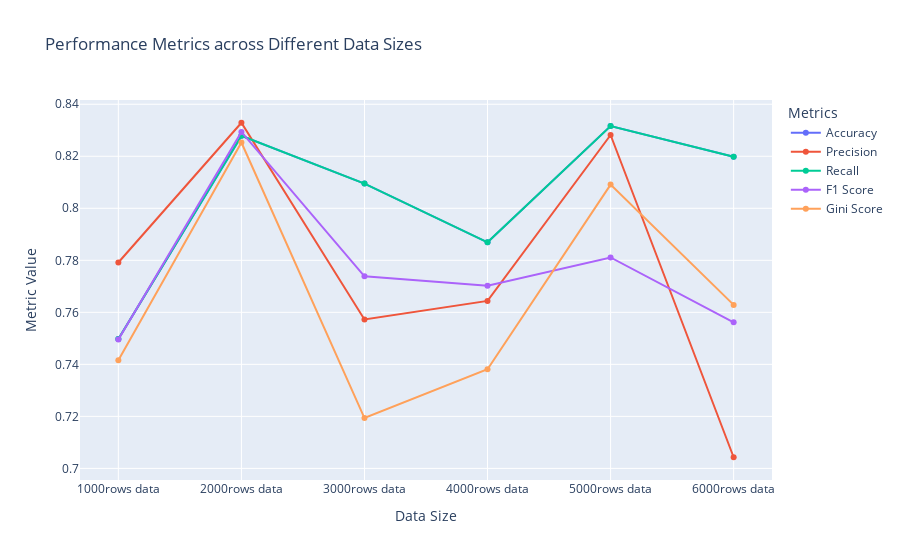

The notebook cell saved with this chart:
### Code cell
fig = go.Figure()
fig.add_trace(go.Scatter(x=learning_curve_results_gckm["Data Size"], y=learning_curve_results_gckm["Accuracy"], mode='lines+markers', name='Accuracy'))
fig.add_trace(go.Scatter(x=learning_curve_results_gckm["Data Size"], y=learning_curve_results_gckm["Precision"], mode='lines+markers', name='Precision'))
fig.add_trace(go.Scatter(x=learning_curve_results_gckm["Data Size"], y=learning_curve_results_gckm["Recall"], mode='lines+markers', name='Recall'))
fig.add_trace(go.Scatter(x=learning_curve_results_gckm["Data Size"], y=learning_curve_results_gckm["F1 Score"], mode='lines+markers', name='F1 Score'))
fig.add_trace(go.Scatter(x=learning_curve_results_gckm["Data Size"], y=learning_curve_results_gckm["Gini Score"], mode='lines+markers', name='Gini Score'))


# Update plot layout
fig.update_layout(title='Performance Metrics across Different Data Sizes',
                  xaxis_title='Data Size',
                  yaxis_title='Metric Value',
                  legend_title='Metrics')

# Show plot
fig.show()

### Figure 1 — Plotly figure (JSON) as saved in the notebook; plotly's stock layout.template omitted (floating-point values rounded to 4 significant figures)
{"data": [{"mode": "lines+markers", "name": "Accuracy", "type": "scatter", "x": ["1000rows data", "2000rows data", "3000rows data", "4000rows data", "5000rows data", "6000rows data"], "y": [0.7498, 0.8278, 0.8095, 0.7869, 0.8316, 0.8198]}, {"mode": "lines+markers", "name": "Precision", "type": "scatter", "x": ["1000rows data", "2000rows data", "3000rows data", "4000rows data", "5000rows data", "6000rows data"], "y": [0.7792, 0.8329, 0.7573, 0.7644, 0.8282, 0.7043]}, {"mode": "lines+markers", "name": "Recall", "type": "scatter", "x": ["1000rows data", "2000rows data", "3000rows data", "4000rows data", "5000rows data", "6000rows data"], "y": [0.7498, 0.8278, 0.8095, 0.7869, 0.8316, 0.8198]}, {"mode": "lines+markers", "name": "F1 Score", "type": "scatter", "x": ["1000rows data", "2000rows data", "3000rows data", "4000rows data", "5000rows data", "6000rows data"], "y": [0.7496, 0.8294, 0.7738, 0.7702, 0.7811, 0.7562]}, {"mode": "lines+markers", "name": "Gini Score", "type": "scatter", "x": ["1000rows data", "2000rows data", "3000rows data", "4000rows data", "5000rows data", "6000rows data"], "y": [0.7416, 0.8253, 0.7194, 0.7381, 0.8091, 0.7629]}], "layout": {"legend": {"title": {"text": "Metrics"}}, "title": {"text": "Performance Metrics across Different Data Sizes"}, "xaxis": {"title": {"text": "Data Size"}}, "yaxis": {"title": {"text": "Metric Value"}}}}
